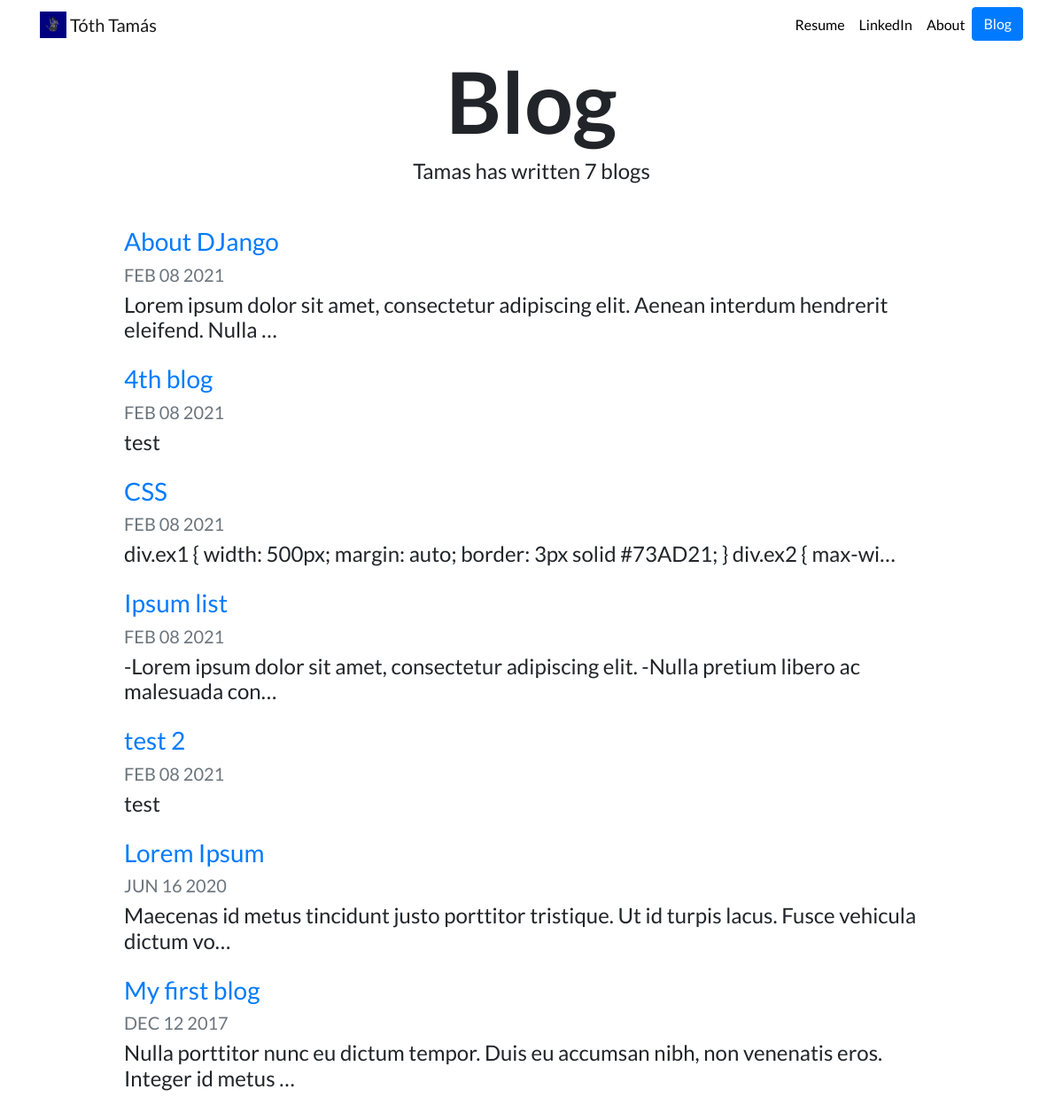
Screenshot of /blog/ with the database file from the repository.
### blog/models.py (models this page shows, shortened)
class Blog(models.Model):
    title = models.CharField(max_length=200)
    description = models.TextField()
    date = models.DateField()

### blog/views.py (the view)
# urls.py: path('', views.all_blogs, name="all_blogs" ),
def all_blogs(request):
    blogs = Blog.objects.order_by('-date')
    return render (request, 'blog/all_blogs.html', {'blogs':blogs})

### blog/templates/blog/all_blogs.html
{% extends "portfolio/base.html" %}
{% load static %}
{% block content %}
<h1 id="blogtitle" class="font-weight-bold text-center">Blog</h1>
<h4 class="text-center mb-5">Tamas has written {{ blogs.count }} blog{{ blogs.count|pluralize }}</h4>
{% for blog in blogs %}
<div class="row justify-content-center my-3">
  <div class="col-md-10">
    <a href="{% url 'blog:detail' blog.id %}">
      <h3>{{ blog.title }}</h3>
    </a>
    <h5 class="text-muted">{{ blog.date|date:'M d Y'|upper }}</h5>
    <h4>{{ blog.description|striptags|truncatechars:100 }}</h4>
  </div>
</div>
{% endfor %}
{% endblock %}

### portfolio/static/portfolio/custom.css (style rules this page uses)
body { font-family: 'Lato', sans-serif; }
#blogtitle { font-size: 6rem; }

### rows the page displays
Blog: title "About DJango", date "FEB 08 2021", description "Lorem ipsum dolor sit amet, consectetur adipiscing elit. Aenean interdum hendrerit eleifend. Nulla …"
Blog: title "4th blog", date "FEB 08 2021", description "test"
Blog: title "CSS", date "FEB 08 2021", description "div.ex1 { width: 500px; margin: auto; border: 3px solid #73AD21; } div.ex2 { max-wi…"
Blog: title "Ipsum list", date "FEB 08 2021", description "-Lorem ipsum dolor sit amet, consectetur adipiscing elit. -Nulla pretium libero ac malesuada con…"
Blog: title "test 2", date "FEB 08 2021", description "test"
Blog: title "Lorem Ipsum", date "JUN 16 2020", description "Maecenas id metus tincidunt justo porttitor tristique. Ut id turpis lacus. Fusce vehicula dictum vo…"
Blog: title "My first blog", date "DEC 12 2017", description "Nulla porttitor nunc eu dictum tempor. Duis eu accumsan nibh, non venenatis eros. Integer id metus …"

### other values shown
{{ blogs.count }} "7"
